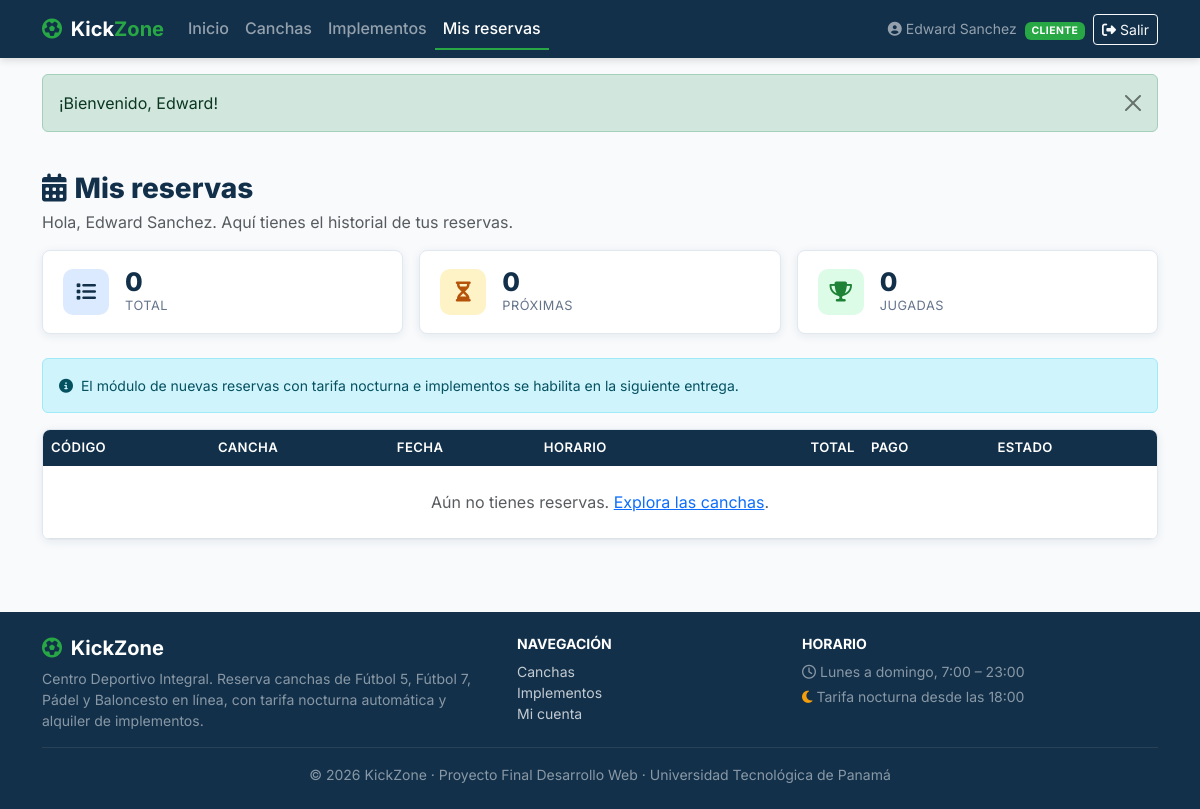
The app's page /cliente/panel.php (signed in), older data.
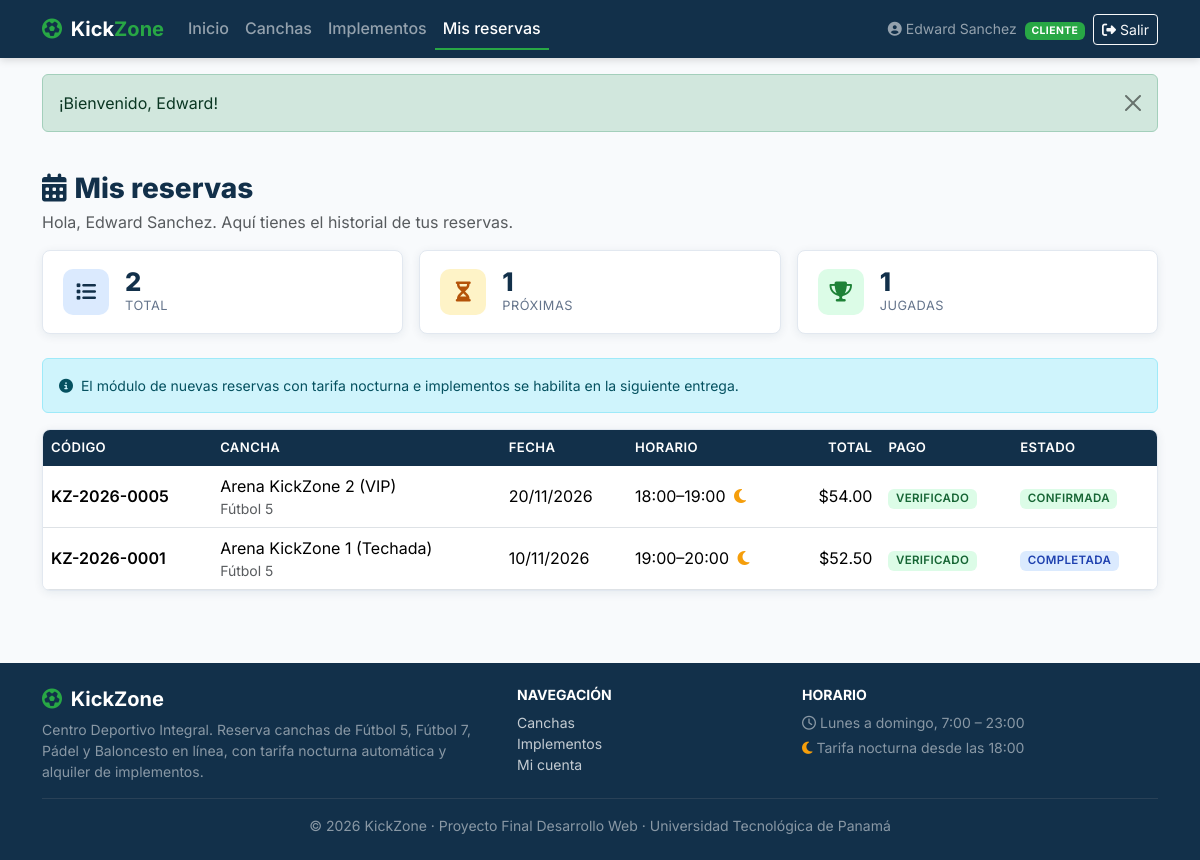
The same page, newer data.
### tables this page shows
CREATE TABLE usuarios (
    id_usuario INT AUTO_INCREMENT PRIMARY KEY,
    id_rol INT NOT NULL,
    nombre VARCHAR(80) NOT NULL,
    apellido VARCHAR(80) NOT NULL,
    correo VARCHAR(120) NOT NULL UNIQUE,
    telefono VARCHAR(20) NOT NULL,
    password_hash VARCHAR(255) NOT NULL,
    estado ENUM('ACTIVO', 'INACTIVO') NOT NULL DEFAULT 'ACTIVO',
    intentos_fallidos INT NOT NULL DEFAULT 0,
    bloqueado_hasta DATETIME NULL DEFAULT NULL,
    fecha_registro TIMESTAMP DEFAULT CURRENT_TIMESTAMP,
    CONSTRAINT fk_usuario_rol FOREIGN KEY (id_rol) REFERENCES roles(id_rol) ON UPDATE CASCADE,
    INDEX idx_usuario_correo (correo),
    INDEX idx_usuario_rol (id_rol)
);

CREATE TABLE roles (
    id_rol INT AUTO_INCREMENT PRIMARY KEY,
    nombre_rol VARCHAR(30) NOT NULL UNIQUE,
    descripcion VARCHAR(150) NOT NULL
);

CREATE TABLE reservas (
    id_reserva INT AUTO_INCREMENT PRIMARY KEY,
    codigo_reserva VARCHAR(20) NOT NULL UNIQUE,
    id_cliente INT NOT NULL,
    id_cancha INT NOT NULL,
    fecha_reserva DATE NOT NULL,
    hora_inicio TIME NOT NULL,
    hora_fin TIME NOT NULL,
    es_tarifa_nocturna TINYINT(1) NOT NULL DEFAULT 0,
    subtotal_cancha DECIMAL(8,2) NOT NULL,
    subtotal_implementos DECIMAL(8,2) NOT NULL DEFAULT 0.00,
    total_pagar DECIMAL(8,2) NOT NULL,
    notas_cliente VARCHAR(255) NULL,
    estado ENUM('PENDIENTE', 'CONFIRMADA', 'COMPLETADA', 'CANCELADA') NOT NULL DEFAULT 'PENDIENTE',
    fecha_creacion TIMESTAMP DEFAULT CURRENT_TIMESTAMP,
    CONSTRAINT fk_reserva_cliente FOREIGN KEY (id_cliente) REFERENCES usuarios(id_usuario) ON UPDATE CASCADE,
    CONSTRAINT fk_reserva_cancha FOREIGN KEY (id_cancha) REFERENCES canchas(id_cancha) ON UPDATE CASCADE,
    INDEX idx_reserva_fecha_cancha (id_cancha, fecha_reserva, estado),
    INDEX idx_reserva_cliente (id_cliente)
);

CREATE TABLE canchas (
    id_cancha INT AUTO_INCREMENT PRIMARY KEY,
    id_deporte INT NOT NULL,
    nombre VARCHAR(100) NOT NULL,
    descripcion TEXT NOT NULL,
    superficie VARCHAR(60) NOT NULL,
    capacidad_jugadores INT NOT NULL,
    tarifa_diurna DECIMAL(8,2) NOT NULL,
    tarifa_nocturna DECIMAL(8,2) NOT NULL,
    hora_inicio_nocturna TIME NOT NULL DEFAULT '18:00:00',
    imagen_url VARCHAR(255) DEFAULT 'assets/img/cancha_default.jpg',
    estado ENUM('DISPONIBLE', 'MANTENIMIENTO', 'INACTIVA') NOT NULL DEFAULT 'DISPONIBLE',
    fecha_creacion TIMESTAMP DEFAULT CURRENT_TIMESTAMP,
    CONSTRAINT fk_cancha_deporte FOREIGN KEY (id_deporte) REFERENCES deportes(id_deporte) ON UPDATE CASCADE,
    INDEX idx_cancha_deporte (id_deporte),
    INDEX idx_cancha_estado (estado),
    INDEX idx_cancha_nombre (nombre)
);

CREATE TABLE deportes (
    id_deporte INT AUTO_INCREMENT PRIMARY KEY,
    nombre VARCHAR(60) NOT NULL UNIQUE,
    descripcion VARCHAR(200) NOT NULL,
    icono VARCHAR(50) DEFAULT 'fa-futbol'
);

### includes/seguridad.php (called while the page is built, shortened)
<?php
require_once __DIR__ . '/../config/database.php';
function e(mixed $valor): string
{
    return htmlspecialchars((string) $valor, ENT_QUOTES | ENT_SUBSTITUTE, 'UTF-8');
}
function obtener_flash(): array
{
    $mensajes = $_SESSION['flash'] ?? [];
    return $mensajes;
}
function url(string $ruta = ''): string
{
    return BASE_URL . ltrim($ruta, '/');
}
function usuario_actual(): ?array
{
    return $_SESSION['usuario'] ?? null;
}
function requiere_login(): void
{
    $stmt = db()->prepare(
        'SELECT u.estado, r.nombre_rol
           FROM usuarios u
           JOIN roles r ON r.id_rol = u.id_rol
          WHERE u.id_usuario = :id'
    );
    $stmt->execute([':id' => $_SESSION['usuario']['id']]);
}
function requiere_rol(string ...$roles): void
{
    requiere_login();
}

### config/database.php (called while the page is built, shortened)
<?php
function db(): PDO
{
    static $pdo = null;
    if ($pdo instanceof PDO) {
        return $pdo;
    }
    $dsn = sprintf(
        'mysql:host=%s;port=%s;dbname=%s;charset=utf8mb4',
        DB_HOST,
        DB_PORT,
        DB_NAME
    );
    try {
        $pdo = new PDO($dsn, DB_USER, DB_PASS, [
            PDO::ATTR_ERRMODE            => PDO::ERRMODE_EXCEPTION,
            PDO::ATTR_DEFAULT_FETCH_MODE => PDO::FETCH_ASSOC,
            PDO::ATTR_EMULATE_PREPARES   => false,
        ]);
        $pdo->exec("SET time_zone = '-05:00'");
    } catch (PDOException $ex) {
        error_log('[KickZone] Error de conexión PDO: ' . $ex->getMessage());
        http_response_code(500);
        exit(APP_DEBUG
            ? 'Error de conexión: ' . htmlspecialchars($ex->getMessage(), ENT_QUOTES, 'UTF-8')
            : 'No fue posible conectar con la base de datos. Intente más tarde.');
    }
    return $pdo;
}

### cliente/panel.php (the view, shortened to what the changed rows need)
<?php
requiere_rol(ROL_CLIENTE);
$pdo = db();
$idCliente = (int) $_SESSION['usuario']['id'];
$stmt = $pdo->prepare(
    "SELECT r.codigo_reserva, r.fecha_reserva, r.hora_inicio, r.hora_fin, r.es_tarifa_nocturna,
            r.total_pagar, r.estado, c.nombre AS cancha, d.nombre AS deporte,
            (SELECT p.estado_pago FROM pagos p WHERE p.id_reserva = r.id_reserva ORDER BY p.id_pago DESC LIMIT 1) AS estado_pago
       FROM reservas r
       JOIN canchas c ON c.id_cancha = r.id_cancha
       JOIN deportes d ON d.id_deporte = c.id_deporte
      WHERE r.id_cliente = :cliente
      ORDER BY r.fecha_reserva DESC, r.hora_inicio DESC"
);
$stmt->execute([':cliente' => $idCliente]);
$reservas = $stmt->fetchAll();
$proximas = array_filter($reservas, static fn($r) => in_array($r['estado'], ['PENDIENTE', 'CONFIRMADA'], true));
$completadas = array_filter($reservas, static fn($r) => $r['estado'] === 'COMPLETADA');
require __DIR__ . '/../includes/header.php';
?>
<div class="container py-4">
    <h1 class="h3 kz-titulo-seccion mb-1"><i class="fa-solid fa-calendar-days me-2"></i>Mis reservas</h1>
    <div class="row g-3 mb-4">
        <div class="col-sm-4">
            <div class="kz-kpi d-flex align-items-center gap-3">
                <div><div class="kz-kpi-valor"><?= count($reservas) ?></div><div class="kz-kpi-label">Total</div></div>
            </div>
        </div>
        <div class="col-sm-4">
            <div class="kz-kpi d-flex align-items-center gap-3">
                <div><div class="kz-kpi-valor"><?= count($proximas) ?></div><div class="kz-kpi-label">Próximas</div></div>
            </div>
        </div>
        <div class="col-sm-4">
            <div class="kz-kpi d-flex align-items-center gap-3">
                <div><div class="kz-kpi-valor"><?= count($completadas) ?></div><div class="kz-kpi-label">Jugadas</div></div>
            </div>
        </div>
    </div>
    <div class="table-responsive card kz-card">
        <table class="table kz-tabla mb-0">
            <thead>
            <tr>
                <th>Código</th>
                <th>Cancha</th>
                <th>Fecha</th>
                <th>Horario</th>
                <th class="text-end">Total</th>
                <th>Pago</th>
                <th>Estado</th>
            </tr>
            </thead>
            <tbody>
            <?php if (!$reservas): ?>
                <tr><td colspan="7" class="text-center text-muted py-4">Aún no tienes reservas. <a href="<?= e(url('index.php#canchas')) ?>">Explora las canchas</a>.</td></tr>
            <?php endif; ?>
            <?php foreach ($reservas as $r): ?>
                <tr>
                    <td class="fw-semibold"><?= e($r['codigo_reserva']) ?></td>
                    <td><?= e($r['cancha']) ?><div class="small text-muted"><?= e($r['deporte']) ?></div></td>
                    <td><?= e(date('d/m/Y', strtotime($r['fecha_reserva']))) ?></td>
                    <td>
                        <?= e(substr($r['hora_inicio'], 0, 5)) ?>–<?= e(substr($r['hora_fin'], 0, 5)) ?>
                        <?php if ((int) $r['es_tarifa_nocturna'] === 1): ?>
                            <i class="fa-solid fa-moon text-kz-ambar ms-1" title="Tarifa nocturna"></i>
                        <?php endif; ?>
                    </td>
                    <td class="text-end">$<?= e(number_format((float) $r['total_pagar'], 2)) ?></td>
                    <td>
                        <?php if ($r['estado_pago']): ?>
                            <span class="badge kz-estado kz-estado-<?= e($r['estado_pago']) ?>"><?= e($r['estado_pago']) ?></span>
                        <?php else: ?>
                            <span class="small text-muted">Sin registrar</span>
                        <?php endif; ?>
                    </td>
                    <td><span class="badge kz-estado kz-estado-<?= e($r['estado']) ?>"><?= e($r['estado']) ?></span></td>
                </tr>
            <?php endforeach; ?>
            </tbody>
        </table>
    </div>
</div>
<?php require __DIR__ . '/../includes/footer.php'; ?>

### includes/header.php (shortened to what the changed rows need)
<?php
$u = usuario_actual();
?>
<!DOCTYPE html>
<html lang="es">
<head>
    <link href="https://cdn.jsdelivr.net/npm/bootstrap@5.3.3/dist/css/bootstrap.min.css" rel="stylesheet"
>
    <link href="https://cdnjs.cloudflare.com/ajax/libs/font-awesome/6.5.2/css/all.min.css" rel="stylesheet"
>
    <link href="<?= e(url('assets/css/estilos.css')) ?>" rel="stylesheet">
</head>
<body class="d-flex flex-column min-vh-100">
<nav class="navbar navbar-expand-lg navbar-dark kz-navbar sticky-top">
    <div class="container">
        <div class="collapse navbar-collapse" id="menuPrincipal">
            <?php if ($u): ?>
                <div class="d-flex align-items-center gap-2">
                    <span class="navbar-text small">
                        <i class="fa-solid fa-circle-user me-1"></i><?= e($u['nombre']) ?>
                        <span class="badge kz-badge-rol ms-1"><?= e($u['rol']) ?></span>
                    </span>
                    <form action="<?= e(url('logout.php')) ?>" method="post" class="m-0">
                        <button type="submit" class="btn btn-sm btn-outline-light">
                            <i class="fa-solid fa-right-from-bracket me-1"></i>Salir
                        </button>
                    </form>
                </div>
            <?php endif; ?>
        </div>
    </div>
</nav>
<main class="flex-grow-1">
    <?php $mensajes = obtener_flash(); ?>
    <?php if ($mensajes): ?>
        <div class="container mt-3">
            <?php foreach ($mensajes as $m): ?>
                <div class="alert alert-<?= e($m['tipo']) ?> alert-dismissible fade show" role="alert">
                    <?= e($m['mensaje']) ?>
                    <button type="button" class="btn-close" data-bs-dismiss="alert" aria-label="Cerrar"></button>
                </div>
            <?php endforeach; ?>
        </div>
    <?php endif; ?>

Row changes from the older to the newer data that the page shows:
no longer on this page (row edited): usuarios: id_rol.nombre_rol "CLIENTE"
added reservas: codigo_reserva "KZ-2026-0005", id_cancha.nombre "Arena KickZone 2 (VIP)", deportes.nombre "Fútbol 5", fecha_reserva "20/11/2026", hora_inicio "18:00", hora_fin "19:00", es_tarifa_nocturna 1 (drawn), total_pagar "54.00", estado_pago "VERIFICADO", estado "CONFIRMADA"
added reservas: codigo_reserva "KZ-2026-0001", id_cancha.nombre "Arena KickZone 1 (Techada)", deportes.nombre "Fútbol 5", fecha_reserva "10/11/2026", hora_inicio "19:00", hora_fin "20:00", es_tarifa_nocturna 1 (drawn), total_pagar "52.50", estado_pago "VERIFICADO", estado "COMPLETADA"
Text that changed along with them:
$u['rol']: (not shown) → "CLIENTE"
count($reservas): "0" → "2"
count($proximas): "0" → "1"
count($completadas): "0" → "1"
text no longer shown: "Aún no tienes reservas. Explora las canchas ."
